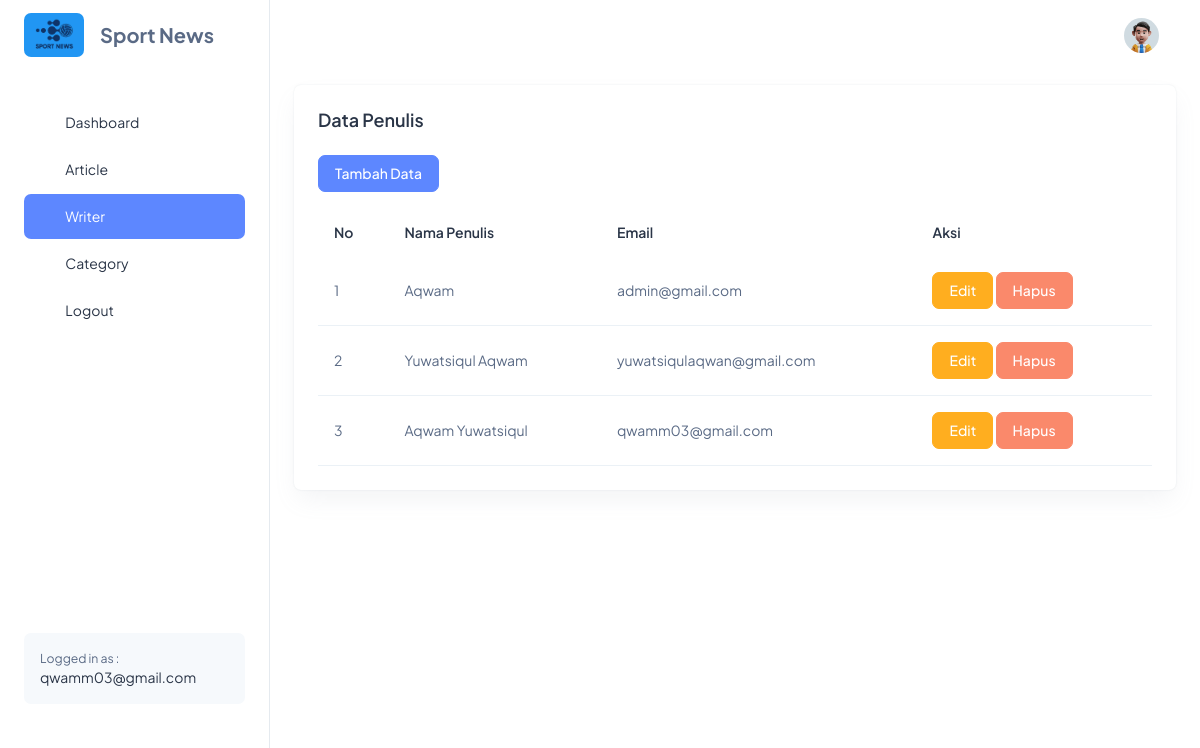
/admin/writer.php (signed in), run on the app's committed database.
### tables this page shows
CREATE TABLE `users` (
  `id_users` int(11) NOT NULL,
  `name` varchar(100) NOT NULL,
  `email` varchar(255) NOT NULL,
  `password` varchar(255) NOT NULL
);

### admin/writer.php (the view, shortened to what this page needs)
<!doctype html>
<html lang="en">
<head>
    <link rel="stylesheet" href="../assets/css/styles.min.css" />
</head>
<body>
    <div class="page-wrapper" id="main-wrapper" data-layout="vertical" data-navbarbg="skin6" data-sidebartype="full" data-sidebar-position="fixed" data-header-position="fixed">
        <aside class="left-sidebar">
            <div>
                <div class="brand-logo d-flex align-items-center justify-content-between">
                    <div class="d-flex align-items-center">
                        <a href="./index.php" class="text-nowrap logo-img">
                            <img src="gambar/logo.png" width="60" alt="" class="rounded">
                        </a>
                        <span class="ms-3 fs-6 fw-bolder">Sport News</span>
                    </div>
                </div>
                <nav class="sidebar-nav scroll-sidebar" data-simplebar="">
                    <ul id="sidebarnav">
                        <li class="nav-small-cap">
                        </li>
                        <li class="sidebar-item">
                            <a class="sidebar-link" href="./index.php" aria-expanded="false">
                                <span>
                                    <i class="ti ti-dashboard"></i>
                                </span>
                                <span class="hide-menu">Dashboard</span>
                            </a>
                        </li>
                        <li class="sidebar-item">
                            <a class="sidebar-link" href="./article.php" aria-expanded="false">
                                <span>
                                    <i class="ti ti-article"></i>
                                </span>
                                <span class="hide-menu">Article</span>
                            </a>
                        </li>
                        <li class="sidebar-item">
                            <a class="sidebar-link" href="./writer.php" aria-expanded="false">
                                <span>
                                    <i class="ti ti-user"></i>
                                </span>
                                <span class="hide-menu">Writer</span>
                            </a>
                        </li>
                        <li class="sidebar-item">
                            <a class="sidebar-link" href="./category.php" aria-expanded="false">
                                <span>
                                    <i class="ti ti-category-2"></i>
                                </span>
                                <span class="hide-menu">Category</span>
                            </a>
                        </li>
                        <li class="sidebar-item">
                            <a class="sidebar-link" href="logout.php" aria-expanded="false">
                                <span>
                                    <i class="ti ti-login"></i>
                                </span>
                                <span class="hide-menu">Logout</span>
                            </a>
                        </li>
                        <li class="nav-small-cap">
                        </li>
                        <li class="nav-small-cap">
                        </li>
                        <li class="nav-small-cap">
                        </li>
                        <li class="nav-small-cap">
                        </li>
                        <li class="nav-small-cap">
                        </li>
                        <li class="nav-small-cap">
                        </li>
                        <li class="nav-small-cap">
                        </li>
                        <li class="nav-small-cap">
                        </li>
                        <li class="nav-small-cap">
                        </li>
                        <li class="nav-small-cap">
                        </li>
                        <div class="sb-sidenav-footer bg-light p-3 rounded">
                            <div class="small text-muted">Logged in as :</div>
                            <div class="text-dark"><?php echo $_SESSION["email"]; ?></div>
                        </div>
                    </ul>
                </nav>
            </div>
        </aside>
        <div class="body-wrapper">
            <header class="app-header">
                <nav class="navbar navbar-expand-lg navbar-light">
                    <div class="navbar-collapse justify-content-end px-0" id="navbarNav">
                        <ul class="navbar-nav flex-row ms-auto align-items-center justify-content-end">
                            <li class="nav-item dropdown">
                                <a class="nav-link nav-icon-hover" href="javascript:void(0)" id="drop2" data-bs-toggle="dropdown" aria-expanded="false">
                                    <img src="../assets/images/profile/user-1.jpg" alt="" width="35" height="35" class="rounded-circle">
                                </a>
                            </li>
                        </ul>
                    </div>
                </nav>
            </header>
            <?php
            include "database.php";
            ?>
            <div class="container-fluid">
                <div class="col-lg-12 d-flex align-items-stretch">
                    <div class="card w-100">
                        <div class="card-body p-4">
                            <h5 class="card-title fw-semibold mb-4">Data Penulis</h5>
                            <a href="register.php" class="btn btn-primary mb-3">
                                Tambah Data
                            </a>
                            <div class="table-responsive">
                                <table class="table text-nowrap mb-0 align-middle">
                                    <thead class="text-dark fs-4">
                                        <tr>
                                            <th class="border-bottom-0">
                                                <h6 class="fw-semibold mb-0">No</h6>
                                            </th>
                                            <th class="border-bottom-0">
                                                <h6 class="fw-semibold mb-0">Nama Penulis</h6>
                                            </th>
                                            <th class="border-bottom-0">
                                                <h6 class="fw-semibold mb-0">Email</h6>
                                            </th>
                                            <th class="border-bottom-0">
                                                <h6 class="fw-semibold mb-0">Aksi</h6>
                                            </th>
                                        </tr>
                                    </thead>
                                    <tbody>
                                        <?php
                                        $sql = "SELECT * FROM users ORDER BY id_users DESC";
                                        $q = mysqli_query($conn, $sql);
                                        $nomor = 1;
                                        while ($r = mysqli_fetch_array($q)) {
                                            $id_users = $r['id_users'];
                                            $name = $r['name'];
                                            $email = $r['email'];
                                        ?>
                                            <tr>
                                                <td scope="row"><?php echo $nomor++; ?></td>
                                                <td scope="row"><?php echo $name; ?></td>
                                                <td scope="row"><?php echo $email; ?></td>
                                                <td scope="row">
                                                    <button type="button" class="btn btn-warning" data-bs-toggle="modal" data-bs-target="#writerModal" onclick="editModal('<?php echo $id_users ?>', '<?php echo $name ?>', '<?php echo $email ?>')">Edit</button>
                                                    <button name="hapus" class="btn btn-danger" data-bs-toggle="modal" data-bs-target="#hapusModal<?php echo $id_users ?>">Hapus</button>
                                                </td>
                                            </tr>
                                        <?php
                                        }
                                        ?>
                                    </tbody>
                                </table>
                            </div>
                        </div>
                    </div>
                </div>
            </div>
        </div>
    </div>
</body>
</html>

### data on the page
users: name "Aqwam", email "admin@gmail.com"
users: name "Yuwatsiqul Aqwam", email "yuwatsiqulaqwan@gmail.com"
users: name "Aqwam Yuwatsiqul", email "qwamm03@gmail.com"

### other printed values
$_SESSION["email"] "qwamm03@gmail.com"
